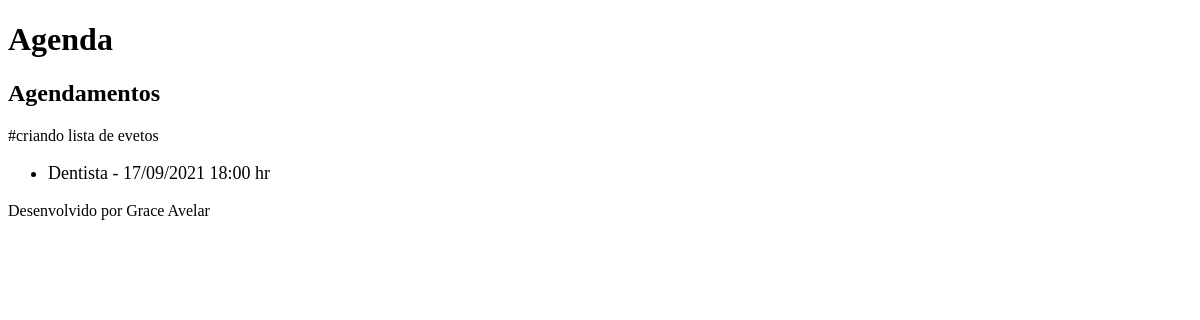
/agenda/, run on an earlier commit of the app's database.
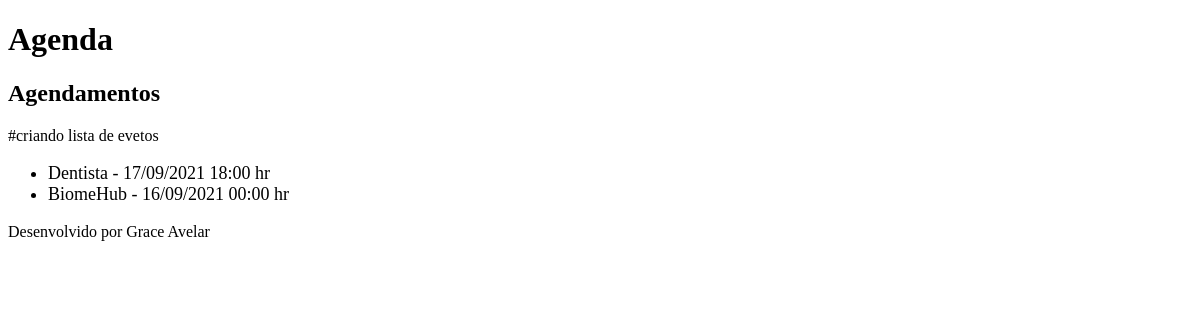
And on a later commit of the database.
### core/models.py (models this page shows, shortened)
class Evento(models.Model):
    titulo = models.CharField(max_length=100)
    descricao = models.TextField(blank=True, null=True)
    data_evento = models.DateTimeField(verbose_name='Data do Evento')
    data_criacao = models.DateTimeField(auto_now=True)
    usuario = models.ForeignKey(User, on_delete=models.CASCADE)
    class Meta:
        db_table = 'evento'
    def get_data_evento(self):
        return self.data_evento.strftime('%d/%m/%Y %H:%M hr')

### core/views.py (the view)
# urls.py: path('agenda/', views.lista_eventos),
def lista_eventos(request):
    usuario = request.user
    evento = Evento.objects.all()
    dados = {'eventos':evento}
    return render(request, 'agenda.html', dados)

### templates/agenda.html
{% extends "model-page.html" %}
{% block content %}
    <h2>Agendamentos</h2>
#criando lista de evetos
    <ul style="font-size: 18px">
    {% for evento in eventos %}
        <li>{{ evento.titulo }} - {{ evento.get_data_evento }}</li>
    {% endfor %}
    </ul>
{% endblock %}

### templates/model-page.html
<!DOCTYPE html>
<html lang="en">
<head>
    {% include "model-header.html" %}
</head>
<body>
    {% block content %}  {% endblock %}
    {% include "model-footer.html" %}
</body>
</html>

### templates/model-header.html (shortened to what this page needs)
<h1>Agenda</h1>

### templates/model-footer.html
<p>Desenvolvido por Grace Avelar</p>

What changed in the data, as far as the page shows it:
added Evento: titulo "BiomeHub", get_data_evento "16/09/2021 00:00 hr"
